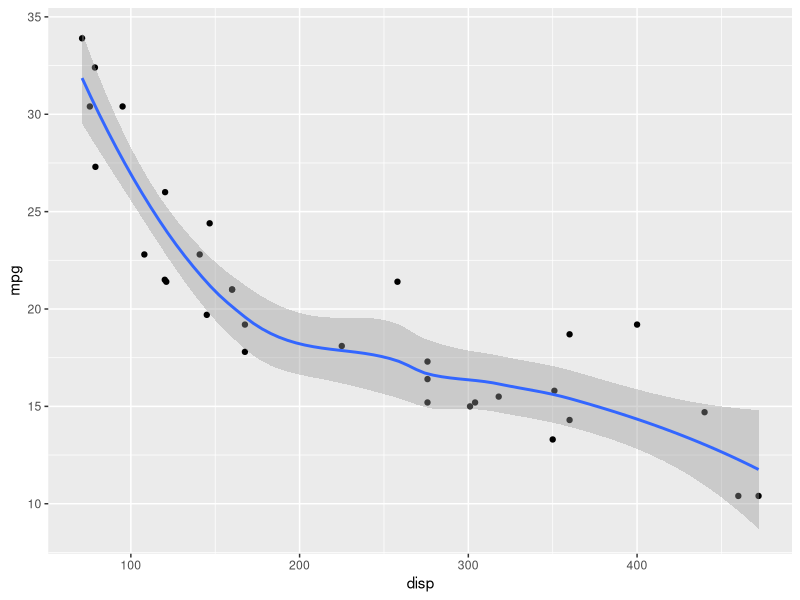

R code for this plot:
## ---- chunk 1
library(tidyverse)
library(ggplot2)
ggplot(mtcars, aes(disp, mpg))+
  geom_point() +
  geom_smooth()
